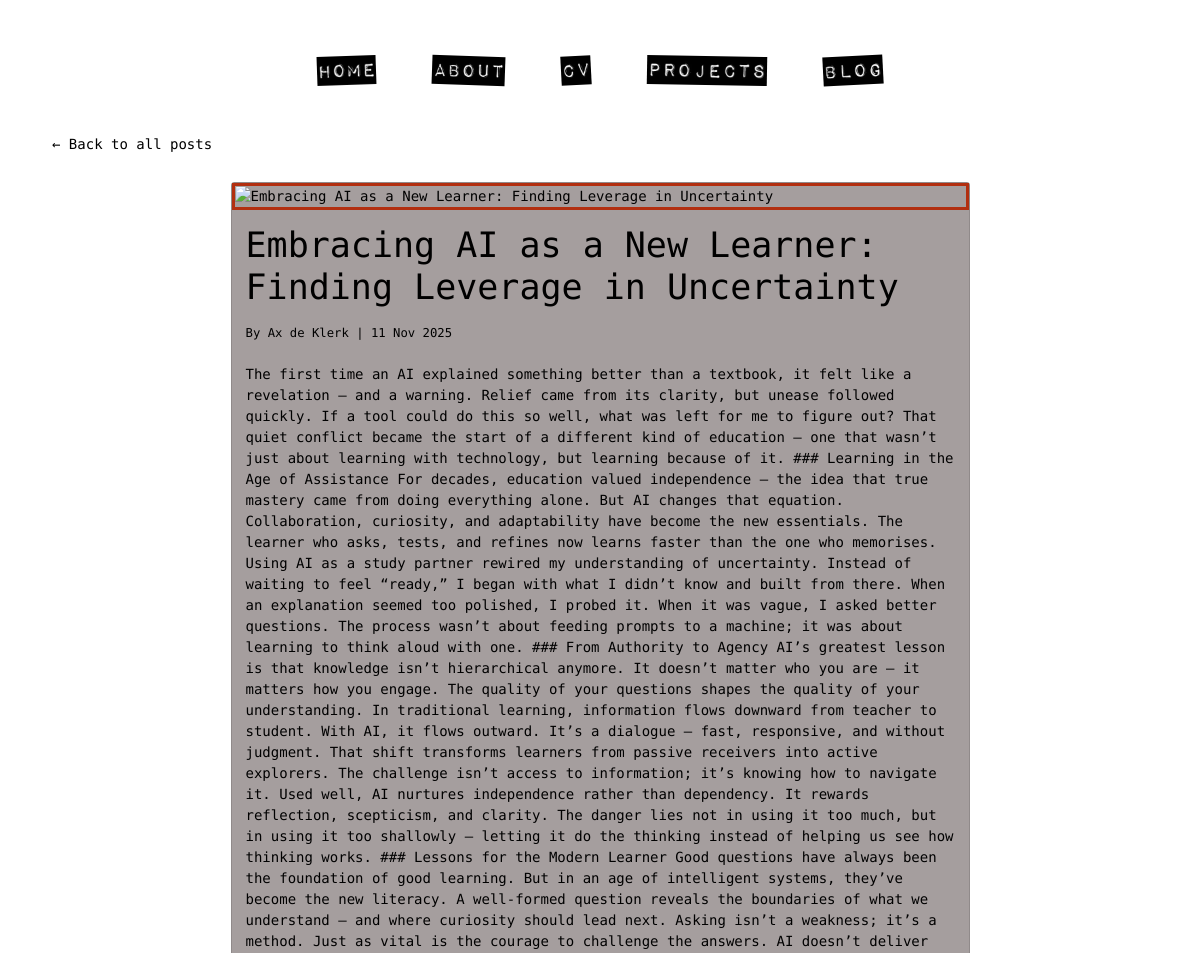
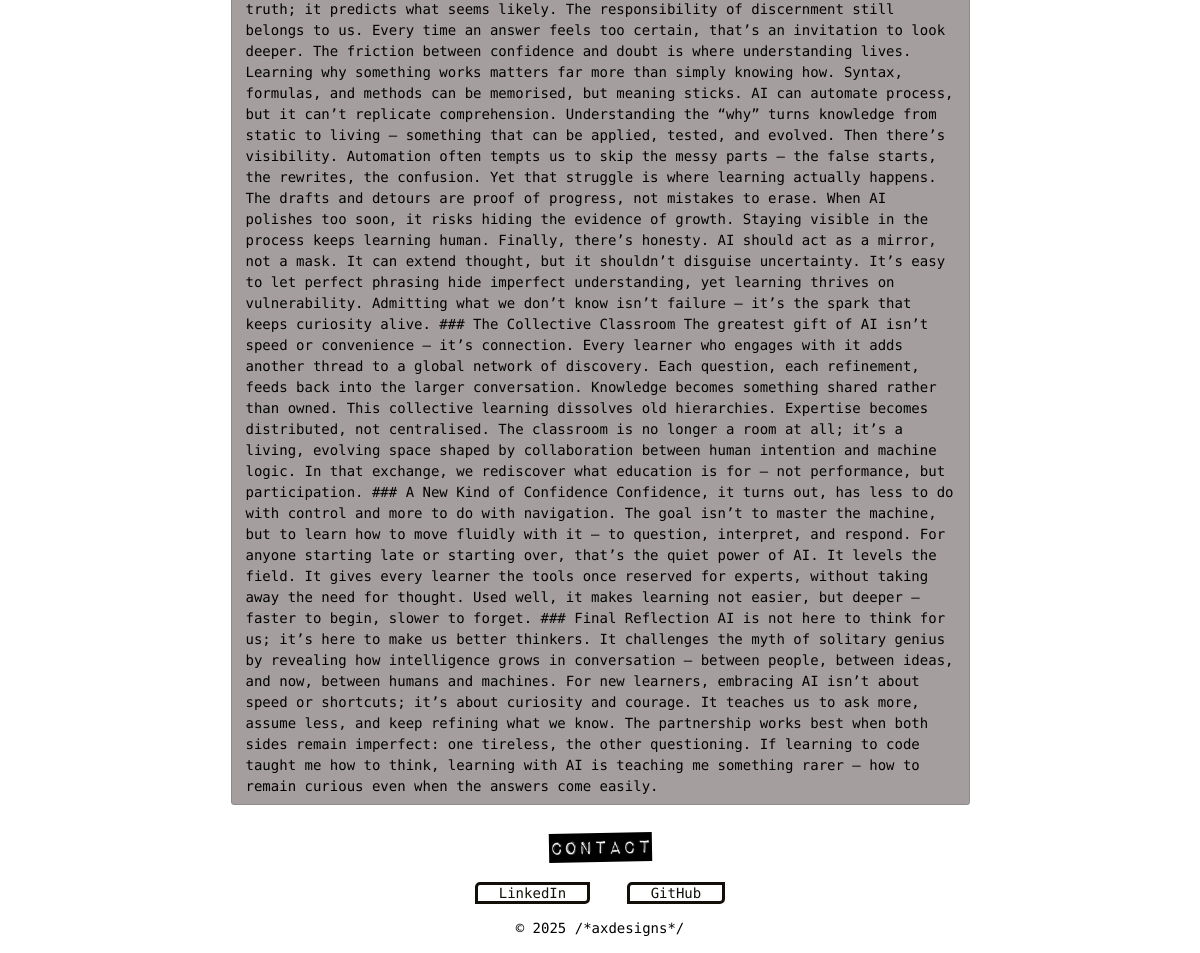
/blog/embracing-ai-as-a-new-learner-finding-leverage-in-uncertainty/, run on an earlier commit of the app's database (2 pictures, top to bottom).
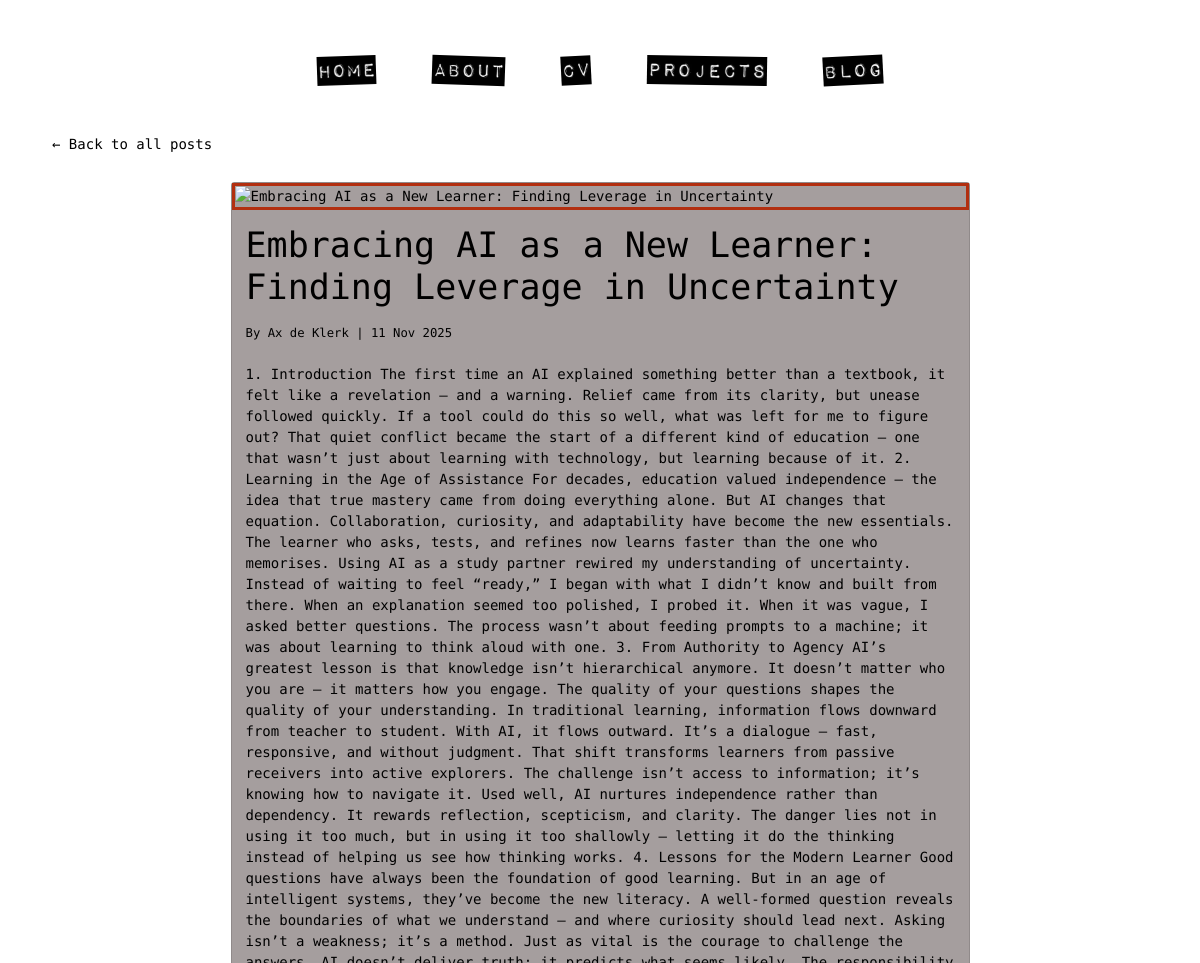
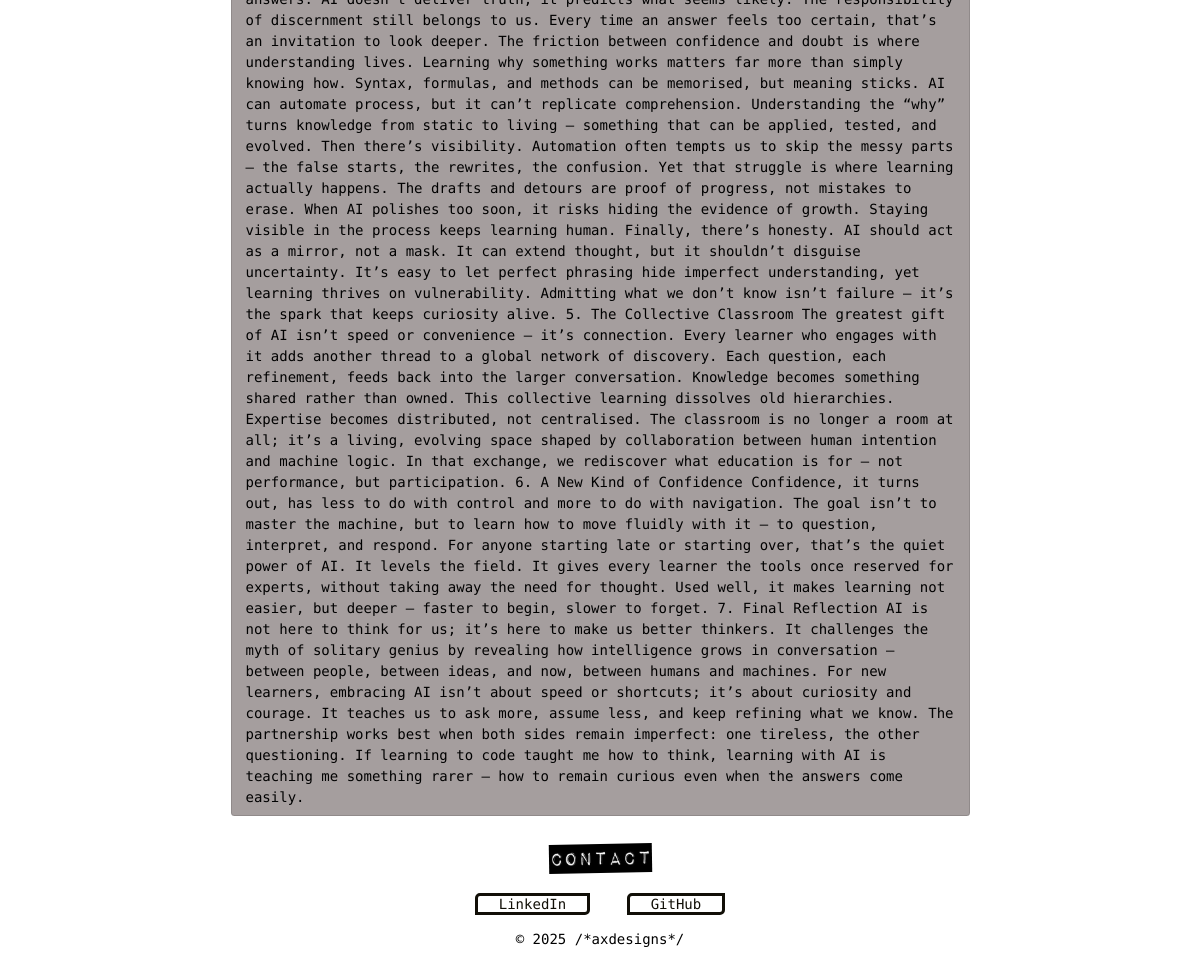
And on a later commit of the database (2 pictures, top to bottom).
### portfolio/models.py (models this page shows, shortened)
class Blog(models.Model):
    title = models.CharField(max_length=200, blank=False, null=False)
    slug = models.SlugField(max_length=200, unique=True, blank=True, null=False)
    summary = models.TextField(max_length=800, blank=True, null=True)
    blog_image = CloudinaryField('image', blank=True, null=True)
    content = models.TextField(blank=False, null=False)
    author = models.CharField(max_length=100, default='Ax de Klerk')
    published_date = models.DateTimeField(auto_now_add=True)

### portfolio/views.py (the view)
# urls.py: path('blog/<slug:slug>/', views.blog_detail, name='blog_detail'),
def blog_detail(request, slug):
    blog = get_object_or_404(Blog, slug=slug)
    return render(request, 'portfolio/blog_detail.html', {'page': 'blog', 'blog': blog})

### portfolio/context_processors.py (called while the page is built)
def about_data(request):
    try:
        about = About.objects.first()
    except About.DoesNotExist:
        about = None
    return {'about': about}

### portfolio/templates/portfolio/blog_detail.html
{% extends 'base.html' %}
{% load static %}
{% load cloudinary %}
{% block body_class %}standard-page{% endblock %}
{% block content %}
<div class="container">
    <div class="row justify-content-center">
        <div class="mb-4">
            <a href="{% url 'portfolio:blog' %}" class="btn back-btn fs-6">← Back to all posts</a>
        </div>
        <div class="col-lg-8">
            <div class="card blog-detail-card blog-text">
                {% if blog.blog_image %}
                <img src="{{ blog.blog_image.url }}" class="blog-detail-img img-fluid" alt="{{ blog.title }}">
                {% endif %}
                <div class="card-body">
                    <h1 class="card-title mb-3">{{ blog.title }}</h1>
                    <p class="mb-4">
                        <small>By {{ blog.author }} | {{ blog.published_date|date:"d M Y" }}</small>
                    </p>
                    <p class="card-text">{{ blog.content|safe }}</p>
                </div>
            </div>
        </div>
    </div>
</div>
{% endblock %}

### templates/base.html (shortened to what this page needs)
{% load static %}
{% load cloudinary %}
<!DOCTYPE html>
<html lang="en">
<head>
    <link href="https://cdn.jsdelivr.net/npm/bootstrap@5.0.2/dist/css/bootstrap.min.css" rel="stylesheet">
    <link rel="stylesheet" href="{% static 'css/style.css' %}">
</head>
<body class="{% block body_class %}{% endblock %}">
    <div class="site-frame">
        <nav class="navbar navbar-dark bg-dark">
            <div class="container-fluid justify-content-evenly">
                <div class="navbar-icons d-flex flex-wrap justify-content-center">
                    <a href="{% url 'portfolio:home' %}" class="icon-link {% if page == 'home' %}active{% endif %}">
                        <img src="{% static 'images/dymo-home.jpg' %}" alt="Home label" class="nav-img">
                    </a>
                    <a href="{% url 'portfolio:about' %}" class="icon-link {% if page == 'about' %}active{% endif %}">
                        <img src="{% static 'images/dymo-about.jpg' %}" alt="About label" class="nav-img">
                    </a>
                    <a href="{% url 'portfolio:cv' %}" class="icon-link {% if page == 'cv' %}active{% endif %}">
                        <img src="{% static 'images/dymo-cv.jpg' %}" alt="CV label" class="nav-img">
                    </a>
                    <a href="{% url 'portfolio:projects' %}" class="icon-link {% if page == 'projects' %}active{% endif %}">
                        <img src="{% static 'images/dymo-projects.jpg' %}" alt="Projects label" class="nav-img">
                    </a>
                    <a href="{% url 'portfolio:blog' %}" class="icon-link {% if page == 'blog' %}active{% endif %}">
                        <img src="{% static 'images/dymo-blog.jpg' %}" alt="Blog label" class="nav-img">
                    </a>
                </div>
            </div>
        </nav>
        <main>
            {% block content %}{% endblock %}
        </main>
        <footer class="global-footer text-center">
            <div class="footer-contact">
                <a href="{% url 'portfolio:contact' %}" class="icon-link {% if page == 'contact' %}active{% endif %}">
                    <img src="{% static 'images/dymo-contact.jpg' %}" alt="Contact label" class="nav-img mt-0 mb-4">
                </a>
                <a href="{{ about.linkedin_link }}" class="links px-4" target="_blank">LinkedIn</a>
                <a href="{{ about.github_link }}" class="links px-4" target="_blank">GitHub</a>
            </div>
            <p class="mt-3">&copy; 2025 /*axdesigns*/</p>
        </footer>
    </div>
</body>
</html>

### static/css/style.css (style rules this page uses)
html, body { margin: 0; padding: 0; height: 100%; width: 100%; font-family: 'Geist Mono', monospace; color: #000000; font-size: 14px; }
main { flex: 1 0 auto; width: 100%; margin: 0; padding: 2rem 0; }
.site-frame { position: relative; width: 100%; max-width: 1800px; min-height: 100vh; margin: 0 auto; padding: 0; display: flex; flex-direction: column; }
.standard-page .site-frame { height: auto; min-height: 100vh; overflow-y: auto; }
.card-body { padding-bottom: 0.5rem; }
.global-footer { flex-shrink: 0; bottom: 0; width: 100%; color: #000000; text-align: center; background: transparent; z-index: 10; padding: 0; }
.navbar { position: relative; width: 100%; z-index: 10; background: transparent !important; padding: 1rem 0; }
.navbar-icons { gap: 2rem; padding-top: 1rem; }
.nav-img { height: 30px; width: auto; transition: transform 0.3s ease; transform-origin: center center; }
.navbar-icons a:nth-child(1) .nav-img { transform: rotate(-2deg); }
.navbar-icons a:nth-child(2) .nav-img { transform: rotate(2deg); }
.navbar-icons a:nth-child(3) .nav-img { transform: rotate(-3deg); }
.navbar-icons a:nth-child(4) .nav-img { transform: rotate(1deg); }
.navbar-icons a:nth-child(5) .nav-img { transform: rotate(-3deg); }
.icon-link { display: flex; justify-content: center; align-items: center; flex: 1 0 30%; text-decoration: none; flex: 0 0 auto; }
.back-btn { color: #000000; text-decoration: none; }
.blog-detail-card { background-color: #A59E9E; }
.blog-detail-img { border-color: #B22F10; border-width: 3px; border-style: solid; max-height: 450px; width: 100%; object-fit: cover; display: block; }
.blog-text { color: #000000; }
.footer-contact { margin-bottom: 10px; }
.footer-contact a:nth-child(1) .nav-img { transform: rotate(-1deg); }
.links { margin: 1rem; text-decoration: none; color: #110F07; border: 12px; border-top-left-radius: 5px; border-bottom-right-radius: 5px; border-color: #110F07; border-width: 3px; border-style: solid; }
@media (min-width: 768px) { .navbar-icons { gap: 3.1rem; padding-top: 2.8rem; } }
@media (min-width: 768px) { .nav-img { height: 2rem; } }
@media (min-width: 1024px) { .navbar-icons { gap: 4rem; padding-top: 3rem; } }
@media (min-width: 1024px) { .nav-img { height: 2.1rem; } }

What changed in the data, as far as the page shows it:
changed Blog "Embracing AI as a New Learner: Finding Leverage in Uncertainty": content "The first time an AI explained something better than a textbook, it felt like a revelation — and a warning. Relief came from its clarity, but unease followed quickly. If a tool could do this so well, what was left for me to figure out? That quiet conflict became the start of a different kind of education — one that wasn’t just about learning with technology, but learning because of it. ### Learning in the Age of Assistance For decades, education valued independence — the idea that true mastery came from doing everything alone. But AI changes that equation. Collaboration, curiosity, and adaptability have become the new essentials. The learner who asks, tests, and refines now learns faster…" → "1. Introduction The first time an AI explained something better than a textbook, it felt like a revelation — and a warning. Relief came from its clarity, but unease followed quickly. If a tool could do this so well, what was left for me to figure out? That quiet conflict became the start of a different kind of education — one that wasn’t just about learning with technology, but learning because of it. 2. Learning in the Age of Assistance For decades, education valued independence — the idea that true mastery came from doing everything alone. But AI changes that equation. Collaboration, curiosity, and adaptability have become the new essentials. The learner who asks, tests, and refines now…"
